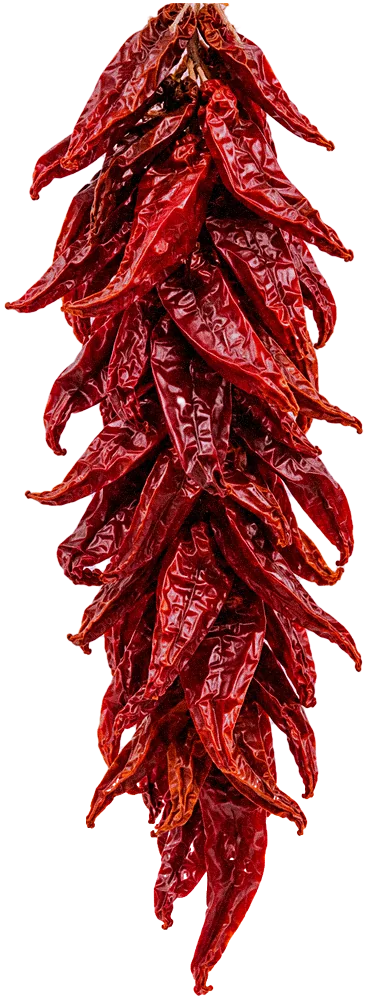
#> input picture assets/chiles/ristra-01.webp, 367 x 1000 px; its folder holds 4 pictures in this run
$ python build-header.py
#> lines starting #> are read from the running program, lines starting #| are printed output that depends on the picture
#!/usr/bin/env python3
"""Regenerates the chile-ristra header on every page.
Edit SCENE / NAV below, then run: python3 tools/build-header.py
Chile cut-outs come from assets/chiles/ristra-NN.webp (see tools/process-chiles.py); bows are drawn by tools/sketchbow.py."""
import re, glob, os, sys
from PIL import Image
sys.path.insert(0,os.path.dirname(os.path.abspath(__file__))); from sketchbow import sketch_bow
ROOT=os.path.dirname(os.path.dirname(os.path.abspath(__file__)))
NAV=[("/writing/","Writing"),("/sf/","Life in SF"),("/games/","Games"),("/#about","About"),("/#contact","Contact")]
# (kind, image#, chile height px, twine px, tilt deg, flip) — nav links are the "n" slots, in NAV order
SCENE=[("d",5,440,36,-1.6,0),("d",3,400,64,1.2,1),("d",6,430,48,-.7,0),
       ("n",2,400,48,-.8,0),("n",4,440,58,1.5,1),("n",1,380,44,-1.9,1),("n",5,420,56,.6,1),("n",3,390,46,1.1,0),
       ("d",6,420,68,-1.3,1),("d",2,380,40,1.7,1),("d",4,460,52,-1.1,0)]
# per-tab bow variation: (mirror, tilt deg, extra long-tail length, short-tail length nudge) — keeps the five sketches from looking stamped
BOWVAR=[(0,-2.5,0,0),(1,1.5,8,-6),(0,-1,14,10),(1,2.5,0,0),(0,-2,6,-4)]
IMGS=sorted(glob.glob(ROOT+"/assets/chiles/ristra-*.webp")); SIZES={i+1:Image.open(p).size for i,p in enumerate(IMGS)}
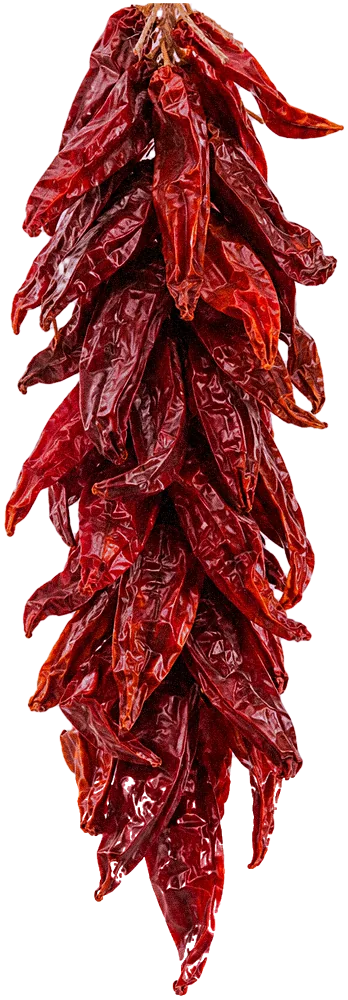
#> input picture assets/chiles/ristra-02.webp, 348 x 1000 px
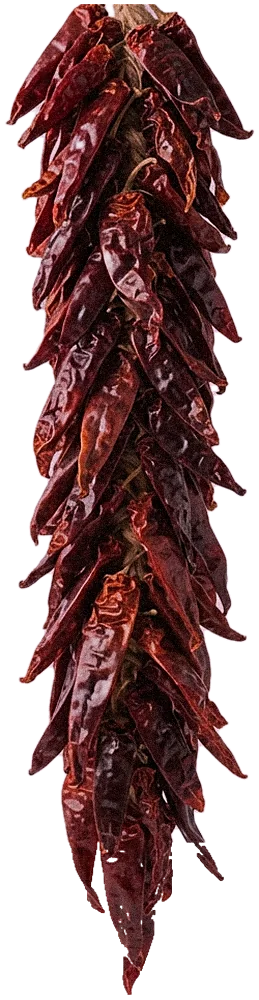
#> input picture assets/chiles/ristra-03.webp, 259 x 1000 px
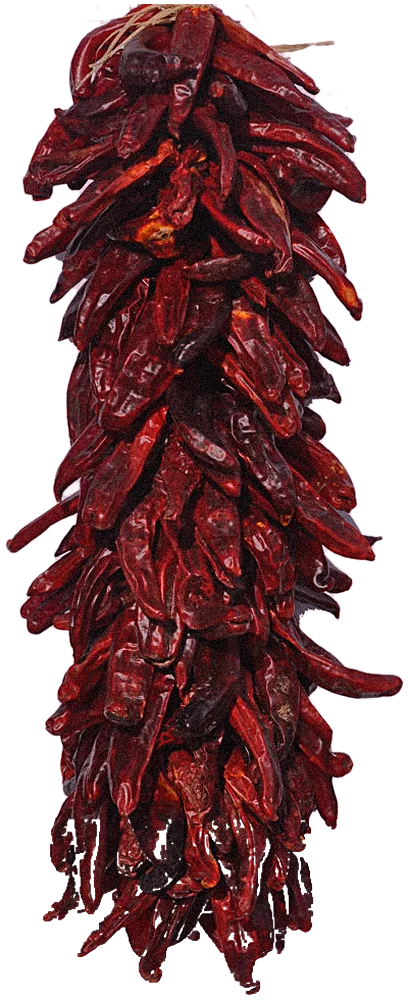
#> input picture assets/chiles/ristra-04.webp, 408 x 1000 px
#> after `SIZES = {i + 1: Image.open(p).size for i, p in enumerate(IMGS)}`: SIZES = {1: (367, 1000), 2: (348, 1000), 3: (259, 1000), 4: (408, 1000)}
def bow(label,k):
    m,rot,extra,short=BOWVAR[k]
    return sketch_bow(label,k+1,bool(m),extra,short).replace('class="bow"',f'class="bow" style="--brot:{rot}deg"',1)
def ristra(i,spec,on_href):
    kind,img,h,tw,rot,flip=spec; img=(img-1)%len(SIZES)+1; w,hh=SIZES[img]
    style=f'--img:url(/assets/chiles/ristra-{img:02d}.webp);--rh:{h}px;--tw:{tw}px;--rot:{rot}deg;--dur:{3.2+(i*.37)%1.4:.2f}s;--delay:-{(i*.9)%3:.1f}s'
    tag=f'<img src="/assets/chiles/ristra-{img:02d}.webp" alt="" width="{w}" height="{hh}" decoding="async"{" fetchpriority=high" if i<5 else ""}>'
    if kind=="d": return f'<span class="ristra{" flip" if flip else ""}" style="{style}" aria-hidden="true">{tag}</span>'
    k=[s[0] for s in SCENE[:i]].count("n"); href,label=NAV[k]
    cls="ristra nav-item"+(" flip" if flip else "")+(" on" if href==on_href else "")
    return f'<a class="{cls}" href="{href}" style="{style}">{tag}{bow(label,k)}<span class="lbl">{label}</span></a>'
def header(on_href):
    items="".join(ristra(i,s,on_href) for i,s in enumerate(SCENE))
    return ('<div class="hdr-top"><a class="hdr-logo" href="/"><img src="/brand/libby-mark-teal.svg" alt="Libby Fidel home"></a></div>'
            f'<nav class="hdr-nav" aria-label="Main">{items}</nav>')
LINK='<link rel="stylesheet" href="/assets/header.css">'
def ensure_link(s):
    if LINK in s: return s
    if '<link rel="stylesheet" href="/assets/site.css">' in s: return s.replace('<link rel="stylesheet" href="/assets/site.css">','<link rel="stylesheet" href="/assets/site.css">'+LINK,1)
    return s.replace("</head>",LINK+"\n</head>",1)
main=re.compile(r'(?:<svg class="bowdefs".*?)?<div class="(?:wrap sh|hdr-top)">.*?</nav>(?:</div>(?=<div class="wrap (?:hero|post-hero|page-hero)"))?',re.S)
sub=re.compile(r'(?:<header class="topbar progress-holder".*?</header>)?<div class="band hdr">.*?</nav></div>|<header(?: class="topbar")?>.*?</header>',re.S)
for f in sorted(glob.glob(ROOT+"/**/*.html",recursive=True)):
    if "/design-ref/" in f: continue
    s=open(f).read(); rel=f.replace(ROOT,"")
    m=main.search(s)
    if m:   # main site pages: header lives inside <div class="band">
        on=re.search(r'<a href="([^"]+)" class="?on"?',m.group(0)) or re.search(r'<a class="[^"]*\bon\b[^"]*" href="([^"]+)"',m.group(0)); on=on.group(1) if on else None
        s=s[:m.start()]+header(on)+s[m.end():]
        s=re.sub(r'<div class="band">(?=<svg class="bowdefs"|<div class="hdr-top">)','<div class="band hdr">',s,count=1)
        if rel=="/index.html" and "TODO: replace placeholder" not in s:
            s=s.replace('<div class="wrap hero"><h1>','<div class="wrap hero"><!-- TODO: replace placeholder title/company below with the real ones --><span class="eyebrow">Your title · Your company</span><h1>',1)
    else:   # brand page + lab-to-term-sheet sub-site: their own <header> is replaced by a standalone band
        m=sub.search(s)
        if not m: print("skip",rel); continue
        keep='<header class="topbar progress-holder" style="height:0;border:0"><div class="progress"></div></header>' if 'class="progress"' in m.group(0) else ''
        s=s[:m.start()]+keep+'<div class="band hdr">'+header(None)+'</div>'+s[m.end():]
    s=ensure_link(s); open(f,"w").write(s); print("ok",rel)
